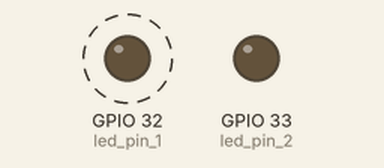
Simulated run of this sketch. Board: ESP32. Shown: output pins drawn as LEDs (lit = HIGH). Dashed ring = blinking.

Above: at 0.3 s.
Timing chart, 0 to 5.8 s (numbered marks = the images above):
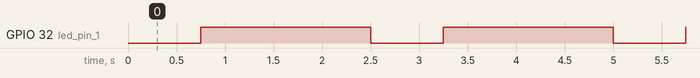

The sketch:

1_1LED.ino
```cpp
const int led_pin_1 = 32;
const int led_pin_2 = 33;
void setup() {
  pinMode(led_pin_1, OUTPUT);
  pinMode(led_pin_2, OUTPUT);
}

void loop() {
  digitalWrite(led_pin_1, LOW);
  delay(750);
  digitalWrite(led_pin_1, HIGH);
  delay(750);
  digitalWrite(led_pin_2, LOW);
  delay(1000);
}
```

Measured:
- by itself, GPIO 32 (led_pin_1): alternates HIGH for 1.8 s and LOW for 0.75 s
